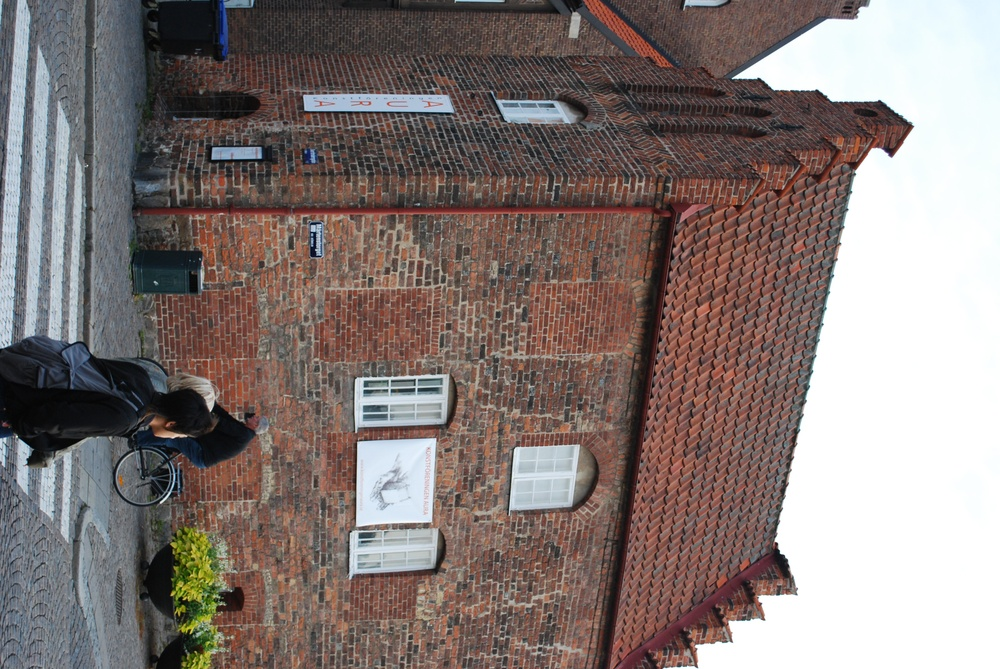
%> input picture Assignment 4/assignment4data/house1.jpg, 1000 x 669 px, shrunk from 3872 x 2592 before the run
$ octave CompEx1_v2.m   (GNU Octave 9; MATLAB toolbox functions it lacks are replaced by stand-ins)
%> lines starting %> are read from the running program, lines starting %| are printed output that depends on the picture
### Assignment 4/pflat.m
function [coords] = pflat(x)
lastRow = x(end, :); %Extracts  the  last  row of x
coords = x./lastRow; %Elementwise  division.%Divides  the  elements  of a by the  corresponding  element  of b.

### Assignment 4/CompEx1_v2.m
clear
close all
restoredefaultpath
addpath('assignment4data')
load('compEx1data.mat')

house1 = imread('house1.jpg');
%> house1 is the input picture: size 669x1000x3 uint8; mean R, G, B 133.2, 121.6, 118.5
house2 = imread('house2.jpg');
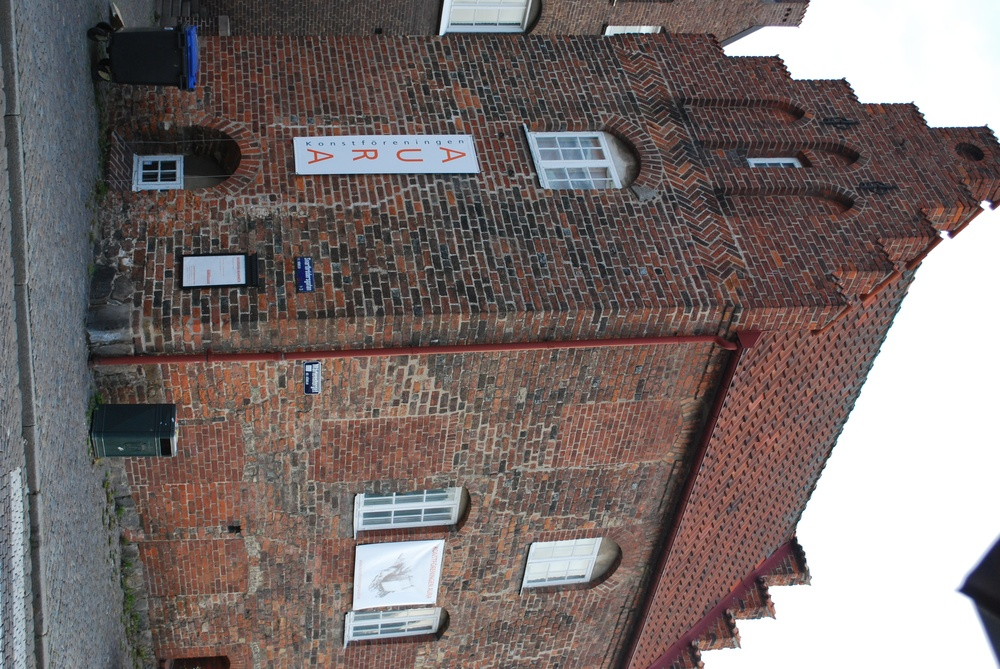
%> input picture Assignment 4/assignment4data/house2.jpg, 1000 x 669 px, shrunk from 3872 x 2592 before the run
%> house2 is the input picture: size 669x1000x3 uint8; mean R, G, B 121.1, 111, 109.5
P1 = P{1}; P2 = P{2};
X = pflat(X);


TLS = @(plane) sum( sqrt((plane'*X).^2)./sqrt(sum(plane(1:3).^2)) );
distances = @(plane) sqrt((plane'*X).^2)./sqrt(sum(plane(1:3).^2));
eRMS = @(plane) sqrt( mean( ((plane'*X).^2)./sum(plane(1:3).^2) ) );
syms xx yy
%> (this line was passed over: syms is not available in this run)
z = @(plane) -(plane(1)*xx + plane(2)*yy + plane(4))/plane(3);

TLSplane = fminsearch(TLS, [1 1 1 1]');

figure
scatter3(X(1,:), X(2,:), X(3,:))
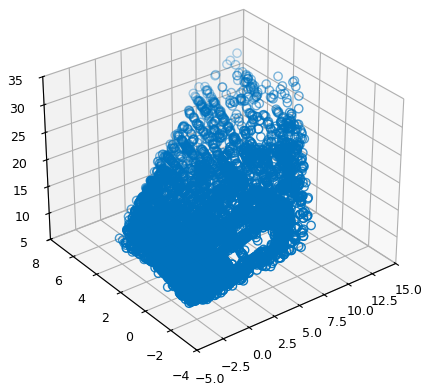
%> figure redrawn from the program's plot data
hold on
fmesh(z(TLSplane))
%> (this line was passed over: xx is not available in this run)
hold off

RMSdist1 = eRMS(TLSplane)

ransacIter = 1000;
inliners = zeros(1,ransacIter);
ransacPlanes = zeros(4,ransacIter);

for iter = 1:ransacIter
    perm = randperm(length(X));
    set = X(:,perm(1:3));
    R = set(1:3,2) - set(1:3,1);
    Q = set(1:3,3) - set(1:3,1);
    normal = cross(R,Q);
    normal = normal./norm(normal);
    d = -normal'*X(1:3,1);
    ransacPlanes(:, iter) = [normal; d];
    inliners(:,iter) = sum(distances(ransacPlanes(:,iter)) < 0.1);
end
bestiter = find(max(inliners) == inliners);
if size(bestiter,2) > 1
    bestiter = bestiter(1);
end
ransacPlane = ransacPlanes(:,bestiter);


figure
scatter3(X(1,:), X(2,:), X(3,:))
hold on
fmesh(z(ransacPlane))
%> (this line was passed over: xx is not available in this run)
hold off

RMSdist2 = eRMS(ransacPlane)

figure
histogram(distances(ransacPlane), 100)
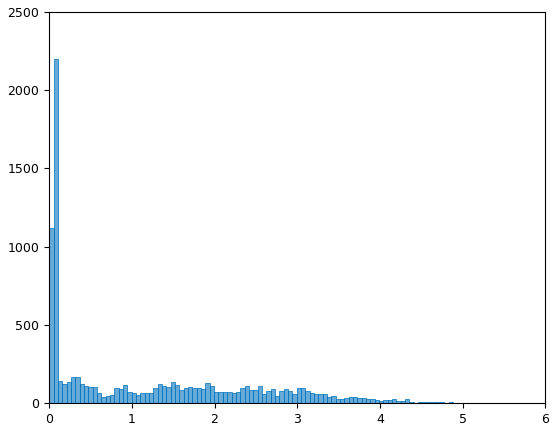
%> figure redrawn from the program's plot data; tallest bar 2202 high, from x = 0.0525 to 0.105

inliners = distances(ransacPlane) < 0.1;

iX = X(:,inliners);

TLSspecial= @(plane) sum( sqrt((plane'*iX).^2)./sqrt(sum(plane(1:3).^2)) );

iTLSplane = fminsearch(TLSspecial, [1 1 1 1]');

figure
scatter3(X(1,:), X(2,:), X(3,:))
hold on
fmesh(z(iTLSplane))
%> (this line was passed over: xx is not available in this run)
hold off

RMSdist3 = eRMS(iTLSplane)

figure
histogram(distances(iTLSplane), 100)
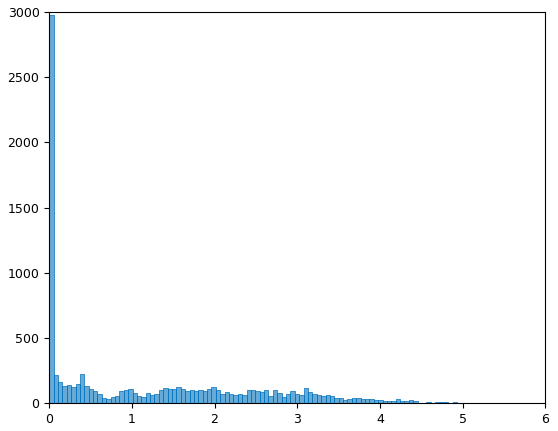
%> figure redrawn from the program's plot data; tallest bar 2976 high, from x = 2.52e-06 to 0.0531
%%

projected_inliers = P1*iX;
projected_inliers = pflat(projected_inliers);
figure;
imshow(house1)
hold on;
scatter(projected_inliers(1,:),projected_inliers(2,:),'r')
hold off

projected_inliers = P2*iX;
projected_inliers = pflat(projected_inliers);
figure;
imshow(house2)
hold on;
scatter(projected_inliers(1,:),projected_inliers(2,:),'r')
hold off


%%
%> (the run ends here)
